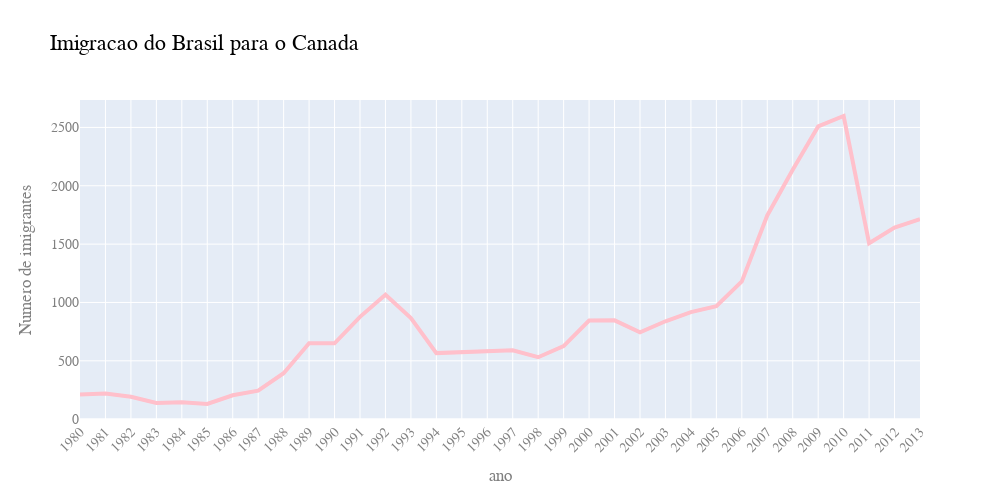

The notebook cell this image was saved under:
### Code cell
fig = px.line(df_imigrantes_brasil, x='Ano', y='Imigrantes', title='Imigracao do Brasil para o Canada')
fig.update_traces(line_color = 'pink', line_width = 4)
fig.update_layout(width = 1000, height = 500, xaxis = {'tickangle' : -45}, font_family = 'Arial', font_size = 14 , font_color = 'grey', title_font_color = 'black',
title_font_size = 22, xaxis_title = 'ano', yaxis_title = 'Numero de imigrantes')
fig.show()

### Figure 1 — Plotly figure (JSON) as saved in the notebook; plotly's stock layout.template omitted (floating-point values rounded to 4 significant figures)
{"data": [{"hovertemplate": "Ano=%{x}<br>Imigrantes=%{y}<extra></extra>", "legendgroup": "", "line": {"color": "pink", "dash": "solid", "width": 4}, "marker": {"symbol": "circle"}, "mode": "lines", "name": "", "orientation": "v", "showlegend": false, "type": "scatter", "x": ["1980", "1981", "1982", "1983", "1984", "1985", "1986", "1987", "1988", "1989", "1990", "1991", "1992", "1993", "1994", "1995", "1996", "1997", "1998", "1999", "2000", "2001", "2002", "2003", "2004", "2005", "2006", "2007", "2008", "2009", "2010", "2011", "2012", "2013"], "xaxis": "x", "y": [211, 220, 192, 139, 145, 130, 205, 244, 394, 650, 650, 877, 1066, 866, 566, 572, 586, 591, 531, 626, 845, 847, 745, 839, 917, 969, 1181, 1746, 2138, 2509, 2598, 1508, 1642, 1714], "yaxis": "y"}], "layout": {"font": {"color": "grey", "family": "Arial", "size": 14}, "height": 500, "legend": {"tracegroupgap": 0}, "title": {"font": {"color": "black", "size": 22}, "text": "Imigracao do Brasil para o Canada"}, "width": 1000, "xaxis": {"anchor": "y", "domain": [0, 1], "tickangle": -45, "title": {"text": "ano"}}, "yaxis": {"anchor": "x", "domain": [0, 1], "title": {"text": "Numero de imigrantes"}}}}
